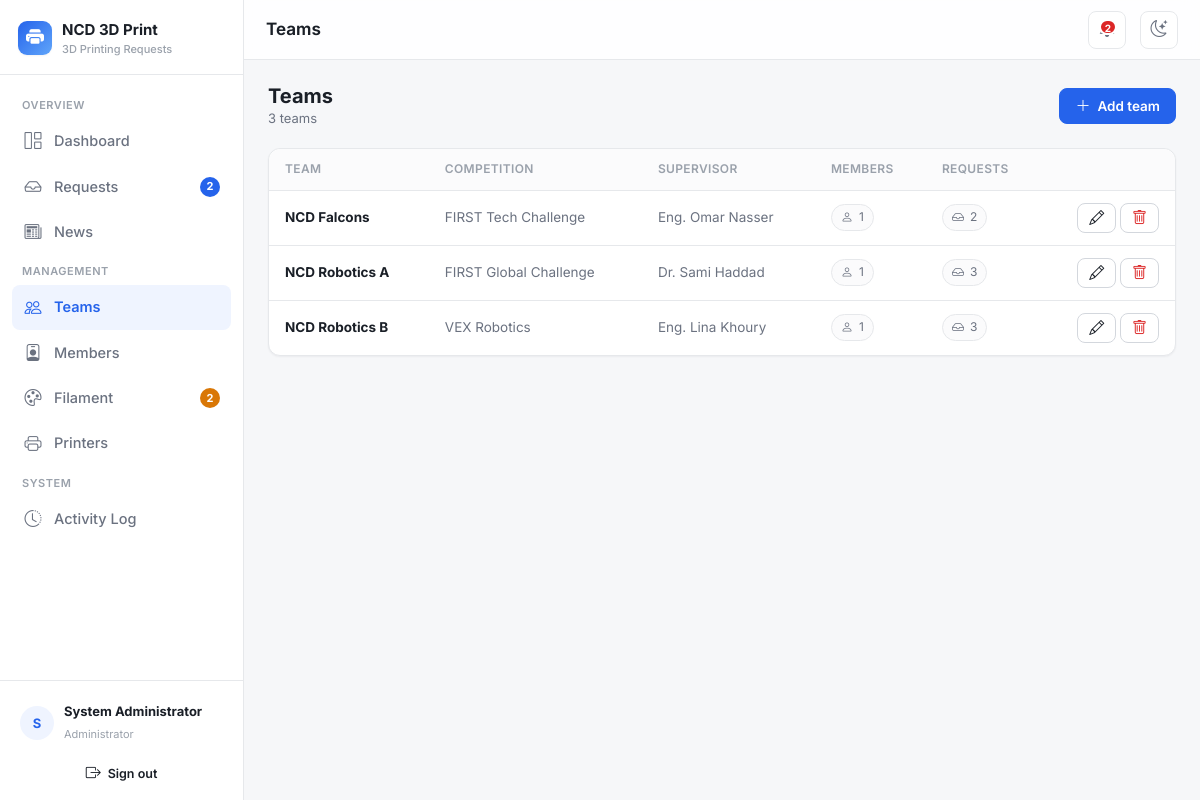
The page /teams (signed in) on the database its author committed.
### tables this page shows
CREATE TABLE `teams` (
    `id`          INT UNSIGNED NOT NULL AUTO_INCREMENT,
    `name`        VARCHAR(120) NOT NULL,
    `competition` VARCHAR(160) DEFAULT NULL,
    `supervisor`  VARCHAR(120) DEFAULT NULL,
    `created_at`  DATETIME NOT NULL DEFAULT CURRENT_TIMESTAMP,
    PRIMARY KEY (`id`)
);

### core/Controller.php (called while the page is built, shortened)
<?php
abstract class Controller
{
    protected function view(string $view, array $data = [], ?string $layout = 'main'): void
    {
        extract($data, EXTR_SKIP);
        $viewFile = __DIR__ . '/../views/' . $view . '.php';
        require $viewFile;
    }
}

### controllers/TeamsController.php (called while the page is built, shortened)
<?php
class TeamsController extends Controller
{
    private Team $teams;
    public function __construct()
    {
        $this->teams = new Team();
    }
    public function index(): void
    {
        $this->view('teams/index', [
            'pageTitle' => 'Teams',
            'teams'     => $this->teams->allWithCounts(),
        ]);
    }
}

### core/Router.php (called while the page is built, shortened)
<?php
class Router
{
    public function dispatch(string $url): void
    {
        $url = trim($url, '/');
        $segments = $url === '' ? [] : explode('/', $url);
        $action         = $segments[1] ?? 'index';
        $params         = array_slice($segments, 2);
        $controller = new $className();
        $action = preg_replace('/[^a-zA-Z0-9_]/', '', $action);
        call_user_func_array([$controller, $action], $params);
    }
}

### index.php (called while the page is built, shortened)
<?php
require __DIR__ . '/config/database.php';
require __DIR__ . '/helpers/functions.php';
$router = new Router();
$router->dispatch($_GET['url'] ?? '');

### core/Model.php (called while the page is built, shortened)
<?php
abstract class Model
{
    protected PDO $db;
    public function __construct()
    {
        $this->db = Database::getConnection();
    }
    protected function run(string $sql, array $params = []): PDOStatement
    {
        $stmt = $this->db->prepare($sql);
        $stmt->execute($params);
        return $stmt;
    }
    protected function fetchAll(string $sql, array $params = []): array
    {
        return $this->run($sql, $params)->fetchAll();
    }
}

### config/database.php (called while the page is built)
<?php
class Database
{
    private static ?PDO $instance = null;
    public static function getConnection(): PDO
    {
        if (self::$instance === null) {
            $dsn = 'mysql:host=' . DB_HOST . ';dbname=' . DB_NAME . ';charset=' . DB_CHARSET;
            $options = [
                PDO::ATTR_ERRMODE            => PDO::ERRMODE_EXCEPTION,
                PDO::ATTR_DEFAULT_FETCH_MODE => PDO::FETCH_ASSOC,
                PDO::ATTR_EMULATE_PREPARES   => false,
            ];
            try {
                self::$instance = new PDO($dsn, DB_USER, DB_PASS, $options);
            } catch (PDOException $e) {
                if (APP_DEBUG) {
                    die('Database connection failed: ' . $e->getMessage());
                }
                die('Database connection failed. Please check config/config.php.');
            }
        }
        return self::$instance;
    }
}

### models/Team.php (called while the page is built, shortened)
<?php
class Team extends Model
{
    public function allWithCounts(): array
    {
        return $this->fetchAll(
            "SELECT t.*,
                    (SELECT COUNT(*) FROM users u WHERE u.team_id = t.id)      AS member_count,
                    (SELECT COUNT(*) FROM requests r WHERE r.team_id = t.id)   AS request_count
             FROM teams t
             ORDER BY t.name ASC"
        );
    }
}

### helpers/functions.php (called while the page is built, shortened)
<?php
function base_path(): string
{
    static $base = null;
    if ($base === null) {
        $dir = str_replace('\\', '/', dirname($_SERVER['SCRIPT_NAME'] ?? ''));
        $base = ($dir === '/' || $dir === '.') ? '' : rtrim($dir, '/');
    }
    return $base;
}
function url(string $path = ''): string
{
    return base_path() . '/' . ltrim($path, '/');
}
function e(?string $value): string
{
    return htmlspecialchars($value ?? '', ENT_QUOTES, 'UTF-8');
}

### views/teams/index.php (the view, shortened to what this page needs)
<div class="page-head">
    <div>
        <h2>Teams</h2>
        <div class="sub"><?= count($teams) ?> team<?= count($teams) === 1 ? '' : 's' ?></div>
    </div>
    <button class="btn2 primary" data-modal="#teamModal" data-title="New Team"
            data-set-id="" data-set-name="" data-set-competition="" data-set-supervisor="">
        <i class="bi bi-plus-lg"></i> Add team
    </button>
</div>
<div class="card2">
    <div class="card2-body tight">
        <div class="table-wrap">
            <table class="table2">
                <thead><tr><th>Team</th><th>Competition</th><th>Supervisor</th><th>Members</th><th>Requests</th><th></th></tr></thead>
                <tbody>
                <?php if (!$teams): ?>
                    <tr><td colspan="6"><div class="empty"><i class="bi bi-people"></i>No teams yet. Create your first team.</div></td></tr>
                <?php else: foreach ($teams as $t): ?>
                    <tr>
                        <td><strong><?= e($t['name']) ?></strong></td>
                        <td class="muted"><?= e($t['competition'] ?: '—') ?></td>
                        <td class="muted"><?= e($t['supervisor'] ?: '—') ?></td>
                        <td><span class="pill"><i class="bi bi-person"></i> <?= (int) $t['member_count'] ?></span></td>
                        <td><span class="pill"><i class="bi bi-inbox"></i> <?= (int) $t['request_count'] ?></span></td>
                        <td style="text-align:right; white-space:nowrap;">
                            <button class="btn2 sm" data-modal="#teamModal" data-title="Edit Team"
                                    data-set-id="<?= $t['id'] ?>"
                                    data-set-name="<?= e($t['name']) ?>"
                                    data-set-competition="<?= e($t['competition']) ?>"
                                    data-set-supervisor="<?= e($t['supervisor']) ?>">
                                <i class="bi bi-pencil"></i>
                            </button>
                            <form method="post" action="<?= url('teams/delete/' . $t['id']) ?>" style="display:inline;"
                                  data-confirm="Delete team &quot;<?= e($t['name']) ?>&quot;?">
                                <button class="btn2 sm danger"><i class="bi bi-trash"></i></button>
                            </form>
                        </td>
                    </tr>
                <?php endforeach; endif; ?>
                </tbody>
            </table>
        </div>
    </div>
</div>

### assets/css/style.css (style rules this page uses)
:root { --accent: #2563eb; --accent-hover: #1d4ed8; --accent-soft: #eff4ff; --accent-ring: rgba(37, 99, 235, .25); --bg: #f6f7f9; --surface: #ffffff; --surface-2: #fbfbfc; --border: #e6e8eb; --border-strong: #d3d7dd; --text: #1a1f27; --text-muted: #6b7280; --text-faint: #9aa1ab; --green: #16a34a; --green-soft: #e7f6ec; --amber: #d97706; --amber-soft: #fdf1e3; --red: #dc2626; --red-soft: #fdeaea; --blue: #2563eb; --blue-soft: #e9f0ff; --purple: #7c3aed; --purple-soft: #f1eafe; --slate: #64748b; --slate-soft: #eef1f5; --shadow-sm: 0 1px 2px rgba(16,24,40,.05); --shadow: 0 1px 3px rgba(16,24,40,.08), 0 1px 2px rgba(16,24,40,.04); --shadow-lg: 0 10px 24px rgba(16,24,40,.10); --radius: 12px; --radius-sm: 8px; --radius-lg: 16px; --sidebar-w: 244px; }
* { box-sizing: border-box; }
html, body { height: 100%; }
body { margin: 0; font-family: 'Inter', -apple-system, BlinkMacSystemFont, 'Segoe UI', Roboto, Helvetica, Arial, sans-serif; background: var(--bg); color: var(--text); font-size: 14.5px; line-height: 1.55; -webkit-font-smoothing: antialiased; }
.card2 { background: var(--surface); border: 1px solid var(--border); border-radius: var(--radius); box-shadow: var(--shadow-sm); }
.card2 .card2-body { padding: 18px; }
.card2 .card2-body.tight { padding: 0; }
.pill { display: inline-flex; align-items: center; gap: 6px; padding: 3px 9px; border-radius: 999px; background: var(--surface-2); border: 1px solid var(--border); font-size: 12px; color: var(--text-muted); }
.table2 { width: 100%; border-collapse: collapse; font-size: 13.5px; }
.table2 thead th { text-align: left; font-weight: 600; font-size: 12px; text-transform: uppercase; letter-spacing: .03em; color: var(--text-faint); padding: 11px 16px; border-bottom: 1px solid var(--border); background: var(--surface-2); white-space: nowrap; }
.table2 tbody td { padding: 12px 16px; border-bottom: 1px solid var(--border); vertical-align: middle; }
.table2 tbody tr:last-child td { border-bottom: none; }
.table2 tbody tr { transition: background .1s; }
.table2 .muted { color: var(--text-muted); }
.table-wrap { overflow-x: auto; border-radius: var(--radius); }
.btn2 { display: inline-flex; align-items: center; justify-content: center; gap: 7px; padding: 8px 15px; border-radius: var(--radius-sm); font-size: 13.5px; font-weight: 600; cursor: pointer; border: 1px solid var(--border-strong); background: var(--surface); color: var(--text); transition: all .12s; text-decoration: none; line-height: 1.2; }
.btn2 .bi { font-size: 15px; }
.btn2.primary { background: var(--accent); border-color: var(--accent); color: #fff; }
.btn2.danger { background: var(--surface); border-color: var(--border-strong); color: var(--red); }
.btn2.sm { padding: 5px 11px; font-size: 12.5px; }
.page-head { display: flex; align-items: center; flex-wrap: wrap; gap: 12px; margin-bottom: 20px; }
.page-head h2 { margin: 0; font-size: 20px; font-weight: 700; }
.page-head .sub { color: var(--text-muted); font-size: 13px; }

### rows shown on the page
teams: name "NCD Falcons", competition "FIRST Tech Challenge", supervisor "Eng. Omar Nasser", member_count "1", request_count "2"
teams: name "NCD Robotics A", competition "FIRST Global Challenge", supervisor "Dr. Sami Haddad", member_count "1", request_count "3"
teams: name "NCD Robotics B", competition "VEX Robotics", supervisor "Eng. Lina Khoury", member_count "1", request_count "3"

### other values the page prints
APP_NAME "NCD 3D Print"
APP_TAGLINE "3D Printing Requests"
$label "Dashboard Requests News Teams Members Filament Printers Activity Log"
$badge "2 2"
$initials "S"
$user['name'] "System Administrator"
$pageTitle "Teams"
$badgePending "2"
count($teams) "3"
